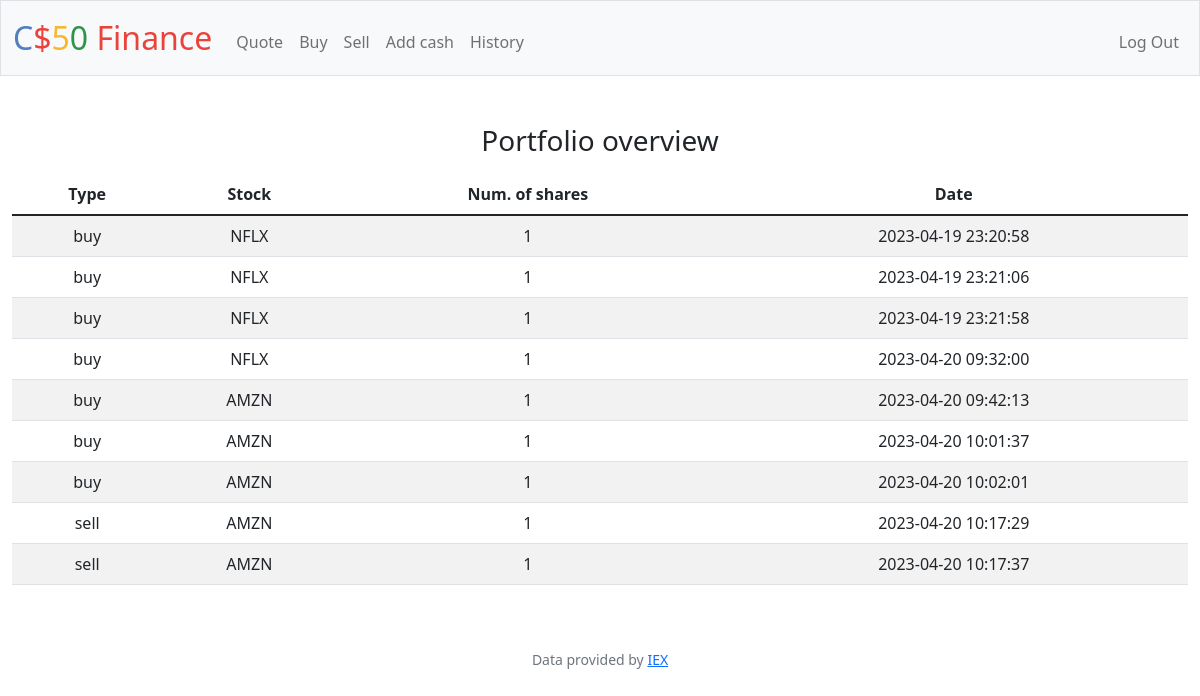
Screenshot of /history (signed in) with the database file from the repository.
### tables this page shows
CREATE TABLE 'transactions' ('transaction_id' INTEGER PRIMARY KEY AUTOINCREMENT NOT NULL, 'user_id' INTEGER NOT NULL, 'stock_name' TEXT NOT NULL,'value' NUMERIC NOT NULL,'transaction_time' DATETIME NOT NULL DEFAULT CURRENT_TIMESTAMP, 'share_num' NUMERIC, 'transaction_type'  TEXT NOT NULL  );

### app.py (the view)
@app.route("/history")
@login_required
def history():
    userId = session.get("user_id")
    userHistory = db.execute("SELECT transaction_type, stock_name, share_num, transaction_time FROM transactions WHERE user_id = ?", userId)
    return render_template("/history.html", userHistory=userHistory)

### app.py (called while the page is built)
@app.after_request
def after_request(response):
    response.headers["Cache-Control"] = "no-cache, no-store, must-revalidate"
    response.headers["Expires"] = 0
    response.headers["Pragma"] = "no-cache"
    return response

### helpers.py (called while the page is built)
def login_required(f):
    @wraps(f)
    def decorated_function(*args, **kwargs):
        if session.get("user_id") is None:
            return redirect("/login")
        return f(*args, **kwargs)
    return decorated_function

### templates/history.html (shortened to what this page needs)
{% extends "layout.html" %}
{% block main %}
    <div class="mb-3">
        <h3>Portfolio overview</h3>
    </div>
    <table class="table table-striped">
        <thead>
            <tr>
                <th scope="col">Type</th>
                <th scope="col">Stock</th>
                <th scope="col">Num. of shares</th>
                <th scope="col">Date</th>
            </tr>
        </thead>
        <tbody>
            {% for record in userHistory %}
                <tr>
                    <td>{{ record["transaction_type"] }}</td>
                    <td>{{ record["stock_name"] }}</td>
                    <td>{{ record["share_num"] }}</td>
                    <td>{{ record["transaction_time"] }}</td>
                </tr>
            {% endfor %}
        </tbody>
    </table>
{% endblock %}

### templates/layout.html (shortened to what this page needs)
<!DOCTYPE html>
<html lang="en">
    <head>
        <link href="https://cdn.jsdelivr.net/npm/bootstrap@5.1.3/dist/css/bootstrap.min.css" rel="stylesheet">
        <link href="/static/styles.css" rel="stylesheet">
    </head>
    <body>
        <nav class="bg-light border navbar navbar-expand-md navbar-light">
            <div class="container-fluid">
                <a class="navbar-brand" href="/"><span class="blue">C</span><span class="red">$</span><span class="yellow">5</span><span class="green">0</span> <span class="red">Finance</span></a>
                <div class="collapse navbar-collapse" id="navbar">
                    {% if session["user_id"] %}
                        <ul class="navbar-nav me-auto mt-2">
                            <li class="nav-item"><a class="nav-link" href="/quote">Quote</a></li>
                            <li class="nav-item"><a class="nav-link" href="/buy">Buy</a></li>
                            <li class="nav-item"><a class="nav-link" href="/sell">Sell</a></li>
                            <li class="nav-item"><a class="nav-link" href="/add_cash">Add cash</a></li>
                            <li class="nav-item"><a class="nav-link" href="/history">History</a></li>
                        </ul>
                        <ul class="navbar-nav ms-auto mt-2">
                            <li class="nav-item"><a class="nav-link" href="/logout">Log Out</a></li>
                        </ul>
                    {% else %}
                        <ul class="navbar-nav ms-auto mt-2">
                            <li class="nav-item"><a class="nav-link" href="/register">Register</a></li>
                            <li class="nav-item"><a class="nav-link" href="/login">Log In</a></li>
                        </ul>
                    {% endif %}
                </div>
            </div>
        </nav>
        <main class="container-fluid py-5 text-center">
            {% block main %}{% endblock %}
        </main>
        <footer class="mb-5 small text-center text-muted">
            Data provided by <a href="https://iexcloud.io/">IEX</a>
        </footer>
    </body>
</html>

### static/styles.css (style rules this page uses)
nav .navbar-brand { font-size: xx-large; }
nav .navbar-brand .blue { color: #537fbe; }
nav .navbar-brand .red { color: #ea433b; }
nav .navbar-brand .yellow { color: #f5b82e; }
nav .navbar-brand .green { color: #2e944b; }

### rows the page displays
transactions: transaction_type "buy", stock_name "NFLX", share_num "1", transaction_time "2023-04-19 23:20:58"
transactions: transaction_type "buy", stock_name "NFLX", share_num "1", transaction_time "2023-04-19 23:21:06"
transactions: transaction_type "buy", stock_name "NFLX", share_num "1", transaction_time "2023-04-19 23:21:58"
transactions: transaction_type "buy", stock_name "NFLX", share_num "1", transaction_time "2023-04-20 09:32:00"
transactions: transaction_type "buy", stock_name "AMZN", share_num "1", transaction_time "2023-04-20 09:42:13"
transactions: transaction_type "buy", stock_name "AMZN", share_num "1", transaction_time "2023-04-20 10:01:37"
transactions: transaction_type "buy", stock_name "AMZN", share_num "1", transaction_time "2023-04-20 10:02:01"
transactions: transaction_type "sell", stock_name "AMZN", share_num "1", transaction_time "2023-04-20 10:17:29"
transactions: transaction_type "sell", stock_name "AMZN", share_num "1", transaction_time "2023-04-20 10:17:37"
